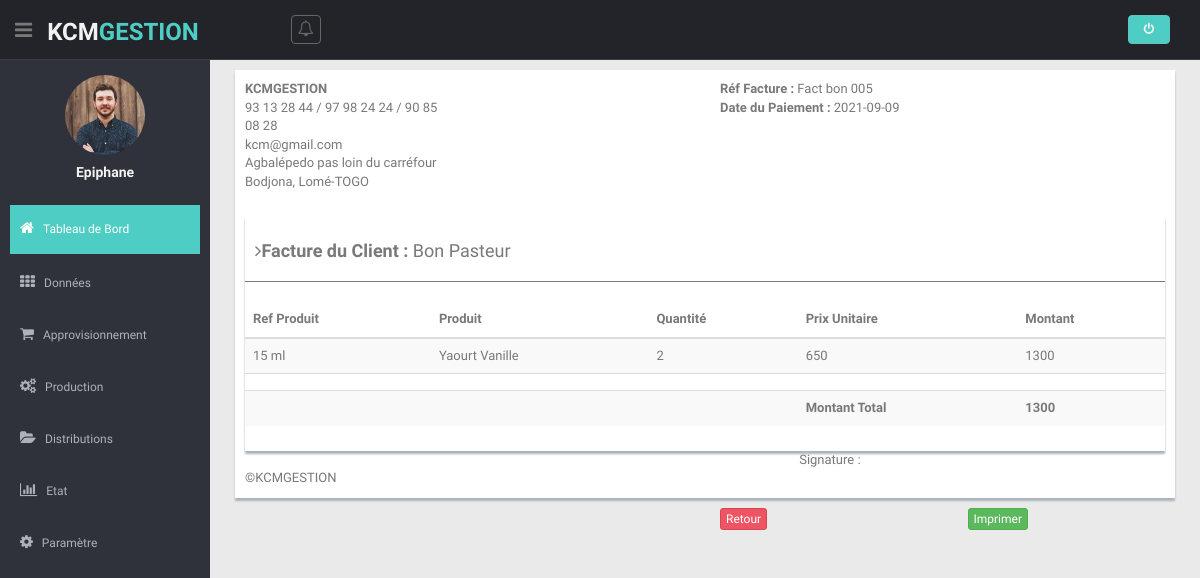
Screenshot of /views/factureDistribution.php?id_fact_livraison=8 (signed in) with the database file from the repository.
### tables this page shows
CREATE TABLE `users` (
  `id_users` int(11) NOT NULL,
  `username` varchar(64) NOT NULL,
  `email` varchar(64) NOT NULL,
  `password` varchar(128) NOT NULL,
  `dateCreate` date DEFAULT NULL
);

CREATE TABLE `compte` (
  `id_compte` int(11) NOT NULL,
  `nom_societe` varchar(32) NOT NULL,
  `emailSocet` varchar(128) NOT NULL,
  `adresseSociet` varchar(255) NOT NULL,
  `telComp` varchar(255) NOT NULL,
  `produitGest` varchar(64) NOT NULL,
  `user_create` varchar(16) DEFAULT NULL,
  `dateCreate` date DEFAULT NULL
);

CREATE TABLE `distributions` (
  `idDis` int(11) NOT NULL,
  `ref_dis` varchar(64) NOT NULL,
  `date_livraison` date DEFAULT NULL,
  `date_paiment` date DEFAULT NULL,
  `id_livreur` int(11) NOT NULL,
  `idClient` int(11) DEFAULT NULL,
  `etat_paie_Dis` varchar(64) NOT NULL,
  `user_create` varchar(16) DEFAULT NULL,
  `dateCreate` date DEFAULT NULL
);

CREATE TABLE `fact_dis_paie` (
  `id_paie_dis` int(11) NOT NULL,
  `designationPaie` varchar(128) NOT NULL,
  `id_dis_line` int(11) NOT NULL,
  `user_create` varchar(64) DEFAULT NULL,
  `date_create` date DEFAULT NULL
);

CREATE TABLE `clients` (
  `id_client` int(11) NOT NULL,
  `nom_client` varchar(64) NOT NULL,
  `adresse_client` varchar(128) DEFAULT NULL,
  `telephone` varchar(255) NOT NULL,
  `user_create` varchar(64) DEFAULT NULL,
  `dateCreate` date DEFAULT NULL
);

CREATE TABLE `type_yaout` (
  `id_ty` int(11) NOT NULL,
  `ref_yaourt` varchar(64) NOT NULL,
  `nom_yaourt` varchar(64) NOT NULL,
  `user_create` varchar(64) DEFAULT NULL,
  `dateCreate` date NOT NULL
);

CREATE TABLE `distribu_produit` (
  `id_dis_prod` int(11) NOT NULL,
  `id_distribu` int(11) NOT NULL,
  `idProduits_dis` int(11) NOT NULL,
  `quantite_venduPro` int(11) NOT NULL
);

CREATE TABLE `produits` (
  `id_prod` int(11) NOT NULL,
  `id_yaourt` int(11) NOT NULL,
  `quantite_pro` int(11) NOT NULL,
  `prix_produit` float NOT NULL,
  `niveauPro` varchar(16) NOT NULL,
  `user_create` varchar(16) DEFAULT NULL,
  `date_create` date DEFAULT NULL
);

### models/modelLogin.php (called while the page is built, shortened)
<?php
class DemoLib
{
    public function UserDetails($user_id)
    {
        try {
            $db = dbConnect();
            $query = $db->prepare("SELECT id_users, username, email FROM users WHERE id_users=:id_users");
            $query->bindParam("id_users", $user_id, PDO::PARAM_STR);
            $query->execute();
            if ($query->rowCount() > 0) {
                return $query->fetch(PDO::FETCH_OBJ);
            }
        } catch (PDOException $e) {
            exit($e->getMessage());
        }
    }
}

### models/modelCompte.php (called while the page is built, shortened)
<?php
class ModelCompte
{
    public function getAllCompte()
    {
        try {
            $db = dbConnect();
            $query = $db->prepare("SELECT * FROM compte");
            $query->execute();
            return $query->fetchAll(PDO::FETCH_OBJ);
        } catch (PDOException $e) {
            exit($e->getMessage());
        }
    }
}

### controller/controllerCompte.php (called while the page is built, shortened)
<?php
require  '../models/modelCompte.php';
$comptes = new ModelCompte();
$allCompte = $comptes->getAllCompte();

### models/modelFacturePaie.php (called while the page is built, shortened)
<?php
class ModelFacturePaie
{
    public function factureDistributionDirectH($disH)
    {
        try {
            $db = dbConnect();
            $query = $db->prepare("SELECT * FROM distributions, clients, fact_dis_paie WHERE fact_dis_paie.id_dis_line  = distributions.idDis  AND  distributions.idClient = clients.id_client AND distributions.idDis  =? ");
            $query->execute(array($disH));
            if ($query->rowCount() > 0) {
                return $query->fetch(PDO::FETCH_OBJ);
            }
        } catch (PDOException $e) {
            exit($e->getMessage());
        }
    }
    public function factureDistributionDirectB($disBdy)
    {
        try {
            $db = dbConnect();
            $query = $db->prepare("SELECT * FROM distributions, clients, distribu_produit, produits, type_yaout WHERE type_yaout.id_ty = produits.id_yaourt AND  distributions.idClient = clients.id_client AND distribu_produit.id_distribu  = distributions.idDis AND distribu_produit.idProduits_dis = produits.id_prod  AND distributions.idDis  = ?");
            $query->execute(array($disBdy));
            return $query->fetchall(PDO::FETCH_OBJ);
        } catch (PDOException $e) {
            exit($e->getMessage());
        }
    }
}

### controller/controllerFacturePaie.php (called while the page is built, shortened)
<?php
require('../models/modelFacturePaie.php');
$facPaie = new ModelFacturePaie();
if (isset($_GET['id_fact_livraison'])) {
    $factDissH = $facPaie->factureDistributionDirectH($_GET['id_fact_livraison']);
    $factprooodDisBy = $facPaie->factureDistributionDirectB($_GET['id_fact_livraison']);
}

### views/factureDistribution.php (the view, shortened to what this page needs)
<?php
require('head.php');
require('header.php');
require('sibar.php');
require('../controller/controllerCompte.php');
require('../controller/controllerFacturePaie.php');
?>
<section class="wrapper">
    <div id='sectionAimprimer'>
        <div class="row">
            <div class="col-lg-12">
                <div class="form-panel">
                    <div class="row">
                        <div class="col-xs-6 col-sm-6">
                            <?php foreach ($allCompte as $Compte) :; ?>
                                <div class="row">
                                    <div class="col-xs-6 col-sm-6">
                                        <b><?= $Compte->nom_societe; ?></b>
                                    </div>
                                </div>
                                <div class="row">
                                    <div class="col-xs-6 col-sm-6">
                                        <?= $Compte->telComp; ?> <br>
                                        <?= $Compte->emailSocet; ?><br>
                                        <?= $Compte->adresseSociet; ?>
                                    </div>
                                </div>
                            <?php endforeach ?>
                        </div>
                        <div class="col-xs-6 col-sm-6">
                            <div class="row">
                                <div class="col-xs-6 col-sm-6">
                                    <b>Réf Facture : </b><?= $factDissH->designationPaie; ?><br>
                                    <b>Date du Paiement : </b> <?= $factDissH->date_paiment; ?> <br>
                                </div>
                            </div>
                            <br>
                        </div>
                    </div>
                    <div class="row mt">
                        <div class="col-md-12">
                            <div class="content-panel">
                                <h4>
                                    <i class="fa fa-angle-right"></i><b>Facture du Client :</b> <?= $factDissH->nom_client; ?>
                                </h4>
                                <hr>
                                <table class="table table-striped table-advance table-hover">
                                    <thead>
                                        <tr>
                                            <th> Ref Produit</th>
                                            <th> Produit</th>
                                            <th> Quantité</th>
                                            <th> Prix Unitaire</th>
                                            <th> Montant</th>
                                        </tr>
                                    </thead>
                                    <tbody>
                                        <?php
                                        $sommeT = 0;
                                        foreach ($factprooodDisBy as $echofactDiss) : ?>
                                            <tr>
                                                <td><?= $echofactDiss->ref_yaourt ?></td>
                                                <td><?= $echofactDiss->nom_yaourt ?></td>
                                                <td><?= $echofactDiss->quantite_venduPro ?></td>
                                                <td><?= $echofactDiss->prix_produit ?></td>
                                                <td><?= $echofactDiss->prix_produit * $echofactDiss->quantite_venduPro;
                                                    $sommeT = $echofactDiss->prix_produit * $echofactDiss->quantite_venduPro + $sommeT;
                                                    ?></td>
                                            </tr>
                                        <?php endforeach; ?>
                                        <tr>
                                            <th></th>
                                            <th></th>
                                            <th></th>
                                            <th></th>
                                            <th></th>
                                        </tr>
                                        <tr>
                                            <th></th>
                                            <th></th>
                                            <th></th>
                                            <th>Montant Total</th>
                                            <th><?= $sommeT; ?></th>
                                        </tr>
                                    </tbody>
                                </table>
                            </div>
                        </div>
                    </div>
                    <div class="row">
                        <div class="col-xs-6 col-sm-7"></div>
                        <div class="col-xs-6 col-sm-3">Signature : </div>
                        <div class="col-xs-6 col-sm-2"></div>
                    </div>
                    &copy;<?= $Compte->nom_societe; ?>
                </div>
            </div>
        </div>
    </div>
    <div class="row">
        <div class="col-xs-3 col-sm-6"></div>
        <div class="col-xs-5 col-sm-3">
            <a href="listeLivraison.php" class="btn btn-theme04 btn-xs">Retour</a>
        </div>
        <div class="col-xs-3 col-sm-2">
            <button onClick="imprimer('sectionAimprimer')" class="btn btn-success btn-xs">Imprimer</button>
        </div>
    </div>
    <?php require('foot.php'); ?>

### views/sibar.php (shortened to what this page needs)
<aside>
  <div id="sidebar" class="nav-collapse ">
    <ul class="sidebar-menu" id="nav-accordion">
      <p class="centered"><a href="profile.html"><img src="img/ui-sam.jpg" class="img-circle" width="80"></a></p>
      <h5 class="centered"><?= $user->username;
                            ?></h5>
      <li class="mt">
        <a class="active" href="accueil.php">
          <i class="fa fa-home"></i>
          <span>Tableau de Bord</span>
        </a>
      </li>
      <li class="sub-menu">
        <a href="javascript:;">
          <i class="fa fa-th"></i>
          <span>Données</span>
        </a>
      </li>
      <li class="sub-menu">
        <a href="javascript:;">
          <i class="fa fa-shopping-cart"></i>
          <span>Approvisionnement</span>
        </a>
      </li>
      <li class="sub-menu">
        <a href="javascript:;">
          <i class="fa fa-cogs"></i>
          <span>Production</span>
        </a>
      </li>
      <li class="sub-menu">
        <a href="javascript:;">
          <i class="fa fa-folder-open"></i>
          <span>Distributions</span>
        </a>
      </li>
      <li class="sub-menu">
        <a href="javascript:;">
          <i class="fa fa-bar-chart-o"></i>
          <span>Etat</span>
        </a>
      </li>
      <li class="sub-menu">
        <a href="javascript:;">
          <i class="fa fa-cog"></i>
          <span>Paramètre</span>
        </a>
      </li>
    </ul>
  </div>
</aside>
<section id="main-content">

### views/css/style.css (style rules this page uses)
body { color: #797979; background: #eaeaea; font-family: 'Ruda', sans-serif; padding: 0px !important; margin: 0px !important; font-size:13px; }
ul li { list-style: none; }
a, a:hover, a:focus { text-decoration: none; outline: none; }
.btn-theme04 { color: #fff; background-color: #ed5565; border-color: #da4453; }
hr { margin-top: 20px; margin-bottom: 20px; border: 0; border-top: 1px solid #797979; }
.centered { text-align: center; }
.mt { margin-top: 25px; }
#sidebar { width: 210px; height: 100%; position: fixed; background: #2f323a; }
#sidebar h5 { color: #f2f2f2; font-weight: 700; }
#sidebar ul li { position: relative; }
ul.sidebar-menu , ul.sidebar-menu li ul.sub { margin: -2px 0 0; padding: 0; }
ul.sidebar-menu { margin-top: 75px; }
ul.sidebar-menu li { margin-bottom: 5px; margin-left:10px; margin-right:10px; }
ul.sidebar-menu li.sub-menu { line-height: 15px; }
ul.sidebar-menu li a span { display: inline-block; }
ul.sidebar-menu li a { color: #aeb2b7; text-decoration: none; display: block; padding: 15px 0 15px 10px; font-size: 12px; outline: none; -webkit-transition: all 0.3s ease; -moz-transition: all 0.3s ease; -o-transition: all 0.3s ease; -ms-transition: all 0.3s ease; transition: all 0.3s ease; }
ul.sidebar-menu li a.active, ul.sidebar-menu li a:hover, ul.sidebar-menu li a:focus { background: #4ECDC4; color: #fff; display: block; -webkit-transition: all 0.3s ease; -moz-transition: all 0.3s ease; -o-transition: all 0.3s ease; -ms-transition: all 0.3s ease; transition: all 0.3s ease; }
ul.sidebar-menu li a i { font-size: 15px; padding-right: 6px; }
ul.sidebar-menu li a.active i { color: #fff; }
#main-content { margin-left: 210px; }
.wrapper { display: inline-block; margin-top: 60px; padding-left: 15px; padding-right: 15px; padding-bottom: 15px; padding-top: 0px; width: 100%; }
.content-panel { background: #ffffff; box-shadow: 0px 3px 2px #aab2bd; padding-top: 15px; padding-bottom: 5px; }
.content-panel h4 { margin-left: 10px; }
.form-panel { background: #ffffff; margin: 10px; padding: 10px; box-shadow: 0px 3px 2px #aab2bd; text-align: left; }

### rows the page displays
users: username "Epiphane"
compte: nom_societe "KCMGESTION", telComp "93 13 28 44 / 97 98 24 24 / 90 85 08 28", emailSocet "kcm@gmail.com", adresseSociet "Agbalépedo pas loin du carréfour Bodjona, Lomé-TOGO"
distributions: fact_dis_paie.designationPaie "Fact bon 005", date_paiment "2021-09-09", idClient.nom_client "Bon Pasteur", type_yaout.ref_yaourt "15 ml", type_yaout.nom_yaourt "Yaourt Vanille", distribu_produit.quantite_venduPro "2", produits.prix_produit "650", produits.prix_produit "1300"

### other values shown
$sommeT "1300"
